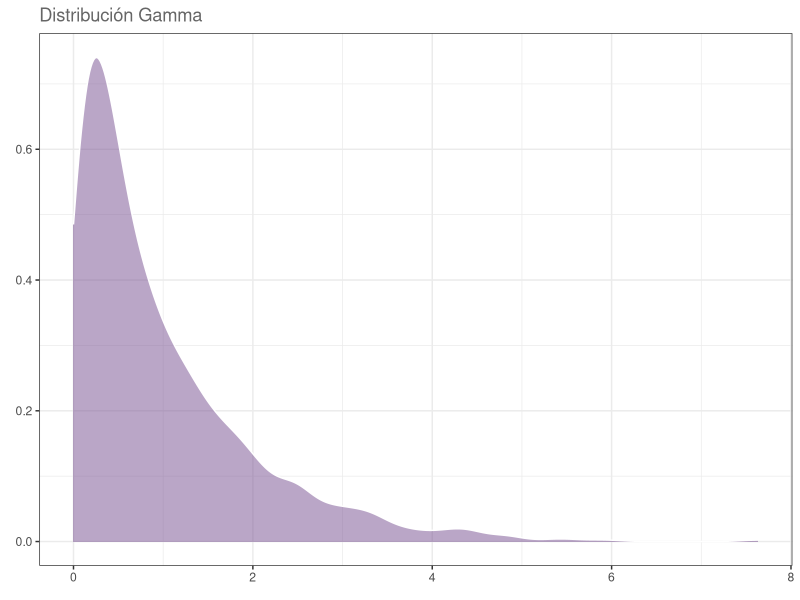
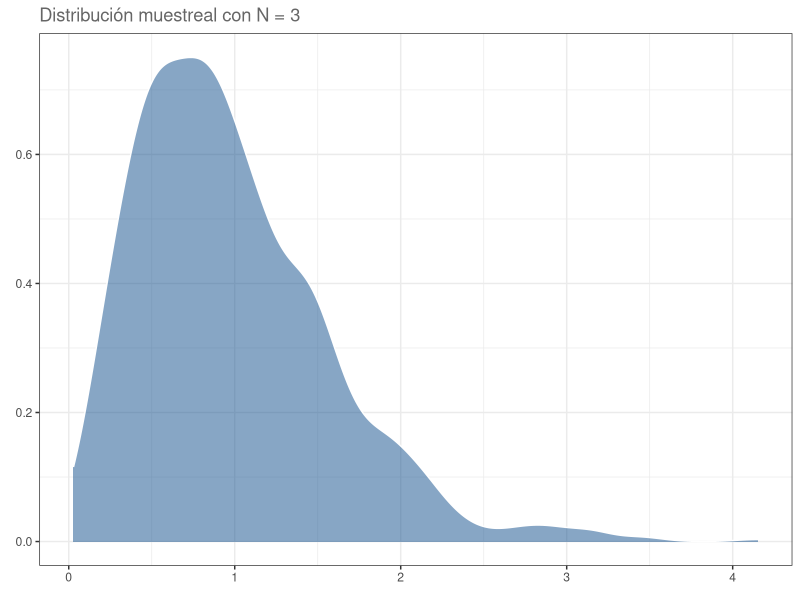
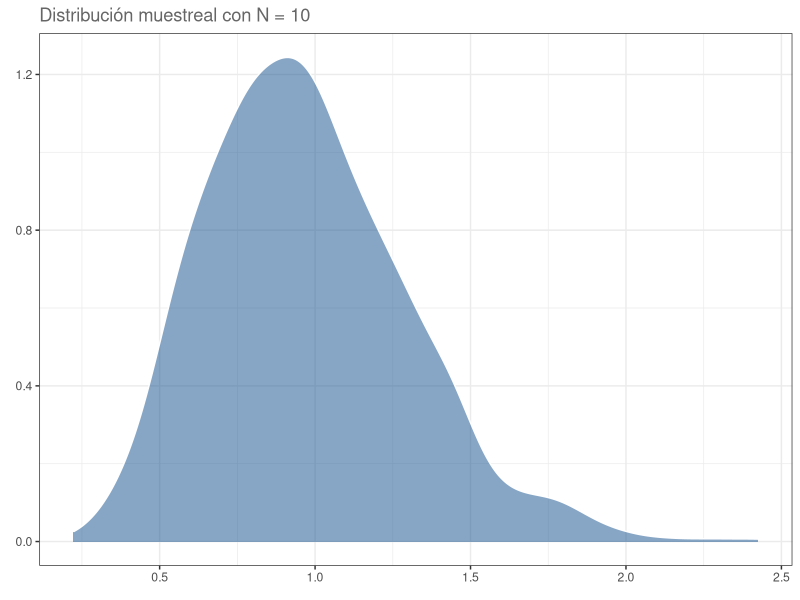
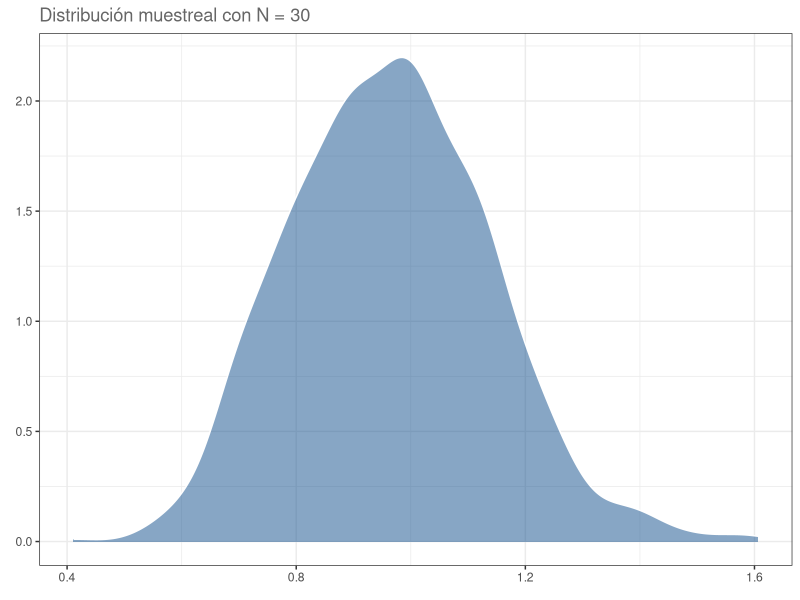
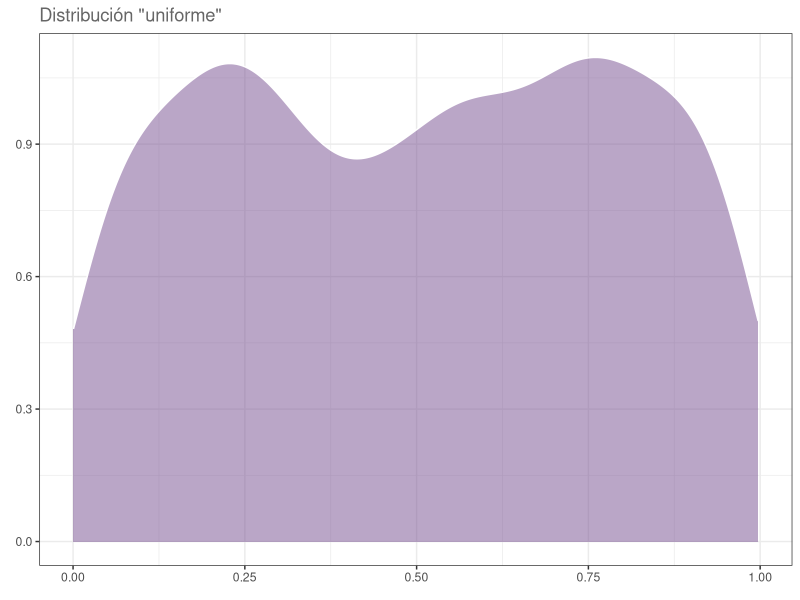
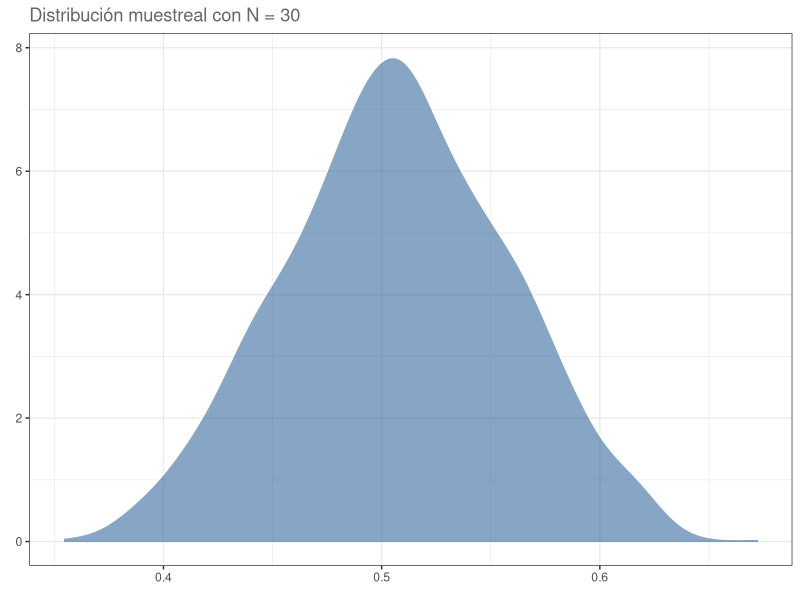
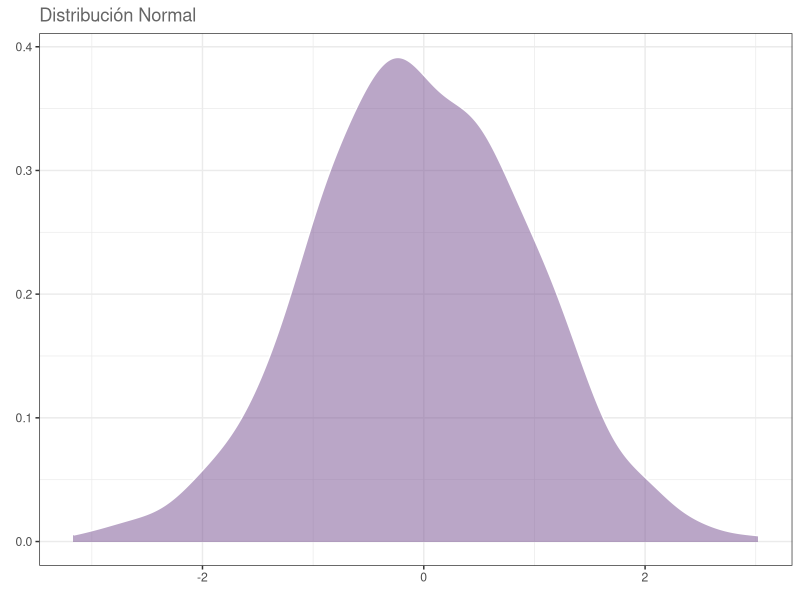
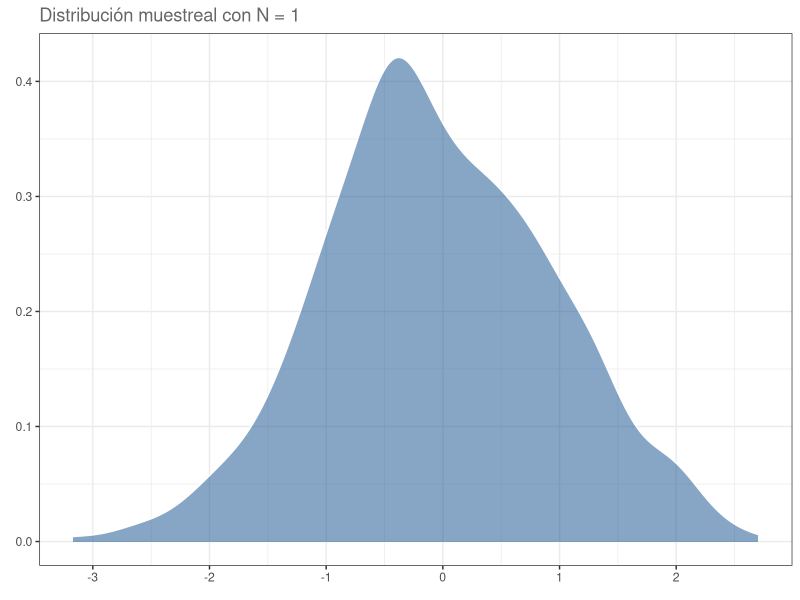

These figures' R source, in order: (Note: this script raises an error after producing the figures.)
## ---- chunk 1
knitr::opts_chunk$set(R.options = list(width = 80))
## ---- chunk 2
library(ggplot2)
library(corrplot)
library(gridExtra)
library(rstatix)
library(dplyr)
library(ggpubr)
## ---- chunk 3
set.seed(0)
datos <- data.frame(x = 1:1000, y = rgamma(1000, 1))
gamma <- ggplot(data = datos, aes(y)) + 
         geom_density(fill = rgb(118,78,144,
                                 maxColorValue = 255),
                      alpha = 0.5, colour = "white") +
         theme_bw() +
         labs(title = "Distribución Gamma",
              x = element_blank(),
              y = element_blank()) +
         theme(text = element_text(colour = "gray40"))

#cairo_pdf("gamma.pdf", family = "Montserrat",
#          height = 5, width = 5*1.6, pointsize = 20)
gamma
#dev.off()
## ---- chunk 4
N = 3
medias <- data.frame(x = 1:1000,
                     y = replicate(1000,
                                   mean(sample(datos$y, N))))


dist_n3 <- ggplot(data = medias, aes(y)) +
           geom_density(fill = "dodgerblue4",
                        alpha = 0.5, colour = "white") +
           theme_bw() +
           labs(title = sprintf("Distribución muestreal con N = %d", N),
                x = element_blank(),
                y = element_blank()) +
           theme(text = element_text(colour = "gray40"))

#cairo_pdf("n_3.pdf", family = "Montserrat",
#          height = 5, width = 5*1.6, pointsize = 20)
dist_n3
#dev.off()
## ---- chunk 5
N = 10
medias <- data.frame(x = 1:1000,
                     y = replicate(1000,
                                   mean(sample(datos$y, N))))

dist_n10 <- ggplot(data = medias, aes(y)) +
            geom_density(fill = "dodgerblue4",
                         alpha = 0.5, colour = "white") +
            theme_bw() +
            labs(title = sprintf("Distribución muestreal con N = %d",
                                 N),
                 x = element_blank(),
                 y = element_blank()) +
            theme(text = element_text(colour = "gray40"))

#cairo_pdf("n_10.pdf", family = "Montserrat",
#          height = 5, width = 5*1.6, pointsize = 20)
dist_n10
#dev.off()
## ---- chunk 6
N = 30
medias <- data.frame(x = 1:1000,
                     y = replicate(1000, mean(sample(datos$y, N))))


dist_n30 <- ggplot(data = medias, aes(y)) +
            geom_density(fill = "dodgerblue4",
                         alpha = 0.5, colour = "white") +
            theme_bw() +
            labs(title = sprintf("Distribución muestreal con N = %d",
                                 N),
                 x = element_blank(),
                 y = element_blank()) +
            theme(text = element_text(colour = "gray40"))

#cairo_pdf("n_30.pdf", family = "Montserrat",
#           height = 5, width = 5*1.6, pointsize = 20)
dist_n30
#dev.off()
## ---- chunk 7
N = 30
datos <- data.frame(x = 1:1000, y = runif(1000))
unif <- ggplot(data = datos, aes(y)) + 
        geom_density(fill = rgb(118,78,144,
                                maxColorValue = 255),
                     alpha = 0.5, colour = "white") +
        theme_bw() +
        labs(title = "Distribución \"uniforme\"",
             x = element_blank(),
             y = element_blank()) +
        theme(text = element_text(colour = "gray40"))

#cairo_pdf("unif.pdf", family = "Montserrat",
#           height = 5, width = 5*1.6, pointsize = 20)
unif
#dev.off()
## ---- chunk 8
medias <- data.frame(x = 1:1000,
                     y = replicate(1000,
                                   mean(sample(datos$y, N))))

dist_n30 <- ggplot(data = medias, aes(y)) +
            geom_density(fill = "dodgerblue4",
                         alpha = 0.5,
                         colour = "white") +
            theme_bw() +
            labs(title = sprintf("Distribución muestreal con N = %d",
                                 N),
                 x = element_blank(),
                 y = element_blank()) +
            theme(text = element_text(colour = "gray40"))

#cairo_pdf("n_30u.pdf", family = "Montserrat",
#          height = 5, width = 5*1.6, pointsize = 20)
dist_n30
#dev.off()
## ---- chunk 9
N = 1
datos <- data.frame(x = 1:1000, y = rnorm(1000))
norm <- ggplot(data = datos, aes(y)) + 
        geom_density(fill = rgb(118,78,144,
                                maxColorValue = 255),
                     alpha = 0.5,
                     colour = "white") +
        theme_bw() +
        labs(title = "Distribución Normal",
             x = element_blank(),
             y = element_blank()) +
        theme(text = element_text(colour = "gray40"))

#cairo_pdf("norm.pdf", family = "Montserrat",
#          height = 5, width = 5*1.6, pointsize = 20)
norm
#dev.off()
## ---- chunk 10
medias <- data.frame(x = 1:1000,
                     y = replicate(1000,
                                   mean(sample(datos$y, N))))

dist_n1 <- ggplot(data = medias, aes(y)) +
           geom_density(fill = "dodgerblue4",
                        alpha = 0.5, colour = "white") +
           theme_bw() +
           labs(title = sprintf("Distribución muestreal con N = %d",
                                N),
                x = element_blank(),
                y = element_blank()) +
           theme(text = element_text(colour = "gray40"))

#cairo_pdf("n_1.pdf", family = "Montserrat",
#          height = 5, width = 5*1.6, pointsize = 20)
dist_n1
#dev.off()
## ---- chunk 11
sexos <- c(machos = 142, hembras = 190)
sex_chi <- chisq.test(sexos)
sex_chi
## ---- chunk 12
#rmarkdown::paged_table(sex_chi)
## ---- chunk 13
chi_data <- data.frame(x = rchisq(1000, 1))

chisq_plot <- ggplot(data = chi_data, aes(x)) +
              geom_density(fill = rgb(118,78,144,
                                      maxColorValue = 255),
                           alpha = 0.5, colour = "white") +
              geom_vline(xintercept = sex_chi$statistic,
                         color = "firebrick") +
              annotate(geom = "text",
                       x = sex_chi$statistic+1.1, y = 1,
                       label = sprintf("X^2 = %.2f",
                                       round(sex_chi$statistic, 2))) +
              theme_bw() +
              labs(title = sprintf("Distribución X^2 teórica (g.l = %d)",
                                   sex_chi$parameter),
                   x = element_blank(),
                   y = element_blank()) +
             theme(text = element_text(colour = "gray40"))
#cairo_pdf("chi_plot.pdf", family = "Montserrat",
#           height = 5, width = 5*1.6, pointsize = 20)
chisq_plot
#dev.off()
## ---- chunk 14
chisq.test(sexos, p = c(0.4, 0.6))
## ---- chunk 15
vacunas <- data.frame(no_vacuna = c(23, 8, 61),
                      vacuna = c(5, 10, 77),
                      row.names = c("neumococo", "otra_neumonia",
                                    "sin_neumonia"))
vacunas
## ---- chunk 16
vacs <- chisq.test(vacunas)
vacs
## ---- chunk 17
vacs$residuals
## ---- chunk 18
contrib <- 100*((vacs$residuals^2)/vacs$statistic)
contrib
## ---- chunk 19
corrplot::corrplot(contrib, is.corr = F)
## ---- chunk 20
dc <- openxlsx::read.xlsx("data/datos_t.xlsx", sheet = 1)
dc
## ---- chunk 21
set.seed(0)
norm_plot <- ggplot(data = dc, aes(DC)) +
             geom_density(fill = rgb(118,78,144,
                                     maxColorValue = 255),
                          colour = "white", alpha = 0.5) +
             stat_function(fun = dnorm, n = 100,
                           args = list(mean = mean(dc$DC),
                                       sd = sd(dc$DC))) +
             # Límites expandidos para visualizar el
             # kde normal "completo".
             # El kde observado se encuentra extendido más allá
             # de los límites de los datos:
             xlim(c(40, 65)) + 
             theme_bw() +
             labs(title = "Gráfico de densidad de DC vs. normal teórica",
                  x = element_blank(),
                  y = element_blank()) +
             theme(text = element_text(colour = "gray40"))

#cairo_pdf("norm_plot.pdf", height = 5, width = 5*1.6, pointsize = 20)
norm_plot
#dev.off()
## ---- chunk 22
shapiro.test(dc$DC)
## ---- chunk 23
means <- NA
sds <- NA

for (i in 1:1000) {
  norm_data <- rnorm(10)
  means[i] <- mean(norm_data)
  sds[i] <- sd(norm_data)
}

mean_sd <- data.frame(mean = means, sd = sds)

prop_2 <- ggplot(data = mean_sd, aes(x = mean, y = sd)) +
          geom_point(color = "dodgerblue4", size = 2, alpha = 0.5) +
          theme_bw() +
          labs(title = 
                 "Segunda Propiedad Conocida de la Distribución Normal",
               subtitle = "1000 muestreos de una población normal",
               x = "Media",
               y = "Desviación Estándar") +
          theme(text = element_text(colour = "gray40"))
#cairo_pdf("prop_2.pdf", family = "Montserrat",
#          height = 5, width = 5*1.6, pointsize = 20)
prop_2
#dev.off()
## ---- chunk 24
means <- NA
sds <- NA

for (i in 1:1000) {
  gamma_data <- rgamma(10, shape = 1)
  means[i] <- mean(gamma_data)
  sds[i] <- sd(gamma_data)
}

mean_sd <- data.frame(mean = means, sd = sds)

prop_g <- ggplot(data = mean_sd, aes(x = mean, y = sd)) +
          geom_point(color = "dodgerblue4", size = 2, alpha = 0.5) +
          theme_bw() +
          labs(title =
                 "Segunda Propiedad Conocida de la Distribución Normal",
               subtitle = "1000 muestreos de una población gamma",
               x = "Media",
               y = "Desviación Estándar") +
          theme(text = element_text(colour = "gray40"))

#cairo_pdf("prop_g.pdf", family = "Montserrat",
#           height = 5, width = 5*1.6, pointsize = 20)
prop_g
#dev.off()
## ---- chunk 25
ks.test(dc$DC, "pnorm")
## ---- chunk 26
# Generamos una cdf normal teórica:
cdf <- data.frame(norm = rnorm(1000,
                               mean = mean(dc$DC), sd = sd(dc$DC)))
# Graficamos una vs. la otra:
cdfplot <- ggplot(data = dc, aes(DC)) +
           stat_ecdf(geom = "step",
                     colour = rgb(118,78,144,
                                  maxColorValue = 255),
                     alpha = 1) +
           stat_ecdf(data = cdf, aes(norm),
                     geom = "line", colour = "black") +
           theme_bw() +
           labs(title = "Densidades acum. empírica y teórica para DC",
                x = element_blank(),
                y = element_blank())

#cairo_pdf("cdf.pdf", family = "Montserrat",
#          height = 5, width = 5*1.6, pointsize = 20)
cdfplot
#dev.off()
## ---- chunk 27
anov_sim <- data.frame(grupo = as.factor(c(rep("A", 1000),
                                           rep("B", 1000))),
                       y = c(rnorm(1000, mean = 10, sd = 1),
                             rnorm(1000, mean = 20, sd = 1)))

dentro_plot <- ggplot(data = anov_sim,
                      aes(y, fill = grupo, alpha = 0.5)) +
               geom_density(trim = T, show.legend = F,
                            colour = "white") +
               theme_minimal() +
               labs(title = "Varianza dentro de los grupos",
                    x = element_blank(),
                    y = element_blank()) +
               scale_y_continuous(labels = NULL) +
               xlim(c(5, 25))
dentro_plot
## ---- chunk 28
anov_sim$tot <- rnorm(200, mean = 15, sd = sd(anov_sim$y))
entre_plot <- ggplot(data = anov_sim, aes(tot)) + 
              geom_density(fill = "dodgerblue4",
                           alpha = 0.5, colour = "white") +
              theme_minimal() +
              labs(title = "Varianza entre los grupos",
                   x = element_blank(),
                   y = element_blank()) +
              scale_y_continuous(labels = NULL) +
              xlim(c(5, 25))
entre_plot
## ---- chunk 29
#cairo_pdf("anova_plot.pdf", family = "Montserrat",
#           height = 5, width = 5*1.6, pointsize = 20)
gridExtra::grid.arrange(entre_plot, dentro_plot)
#dev.off()
## ---- chunk 30
anov_sim2 <- data.frame(grupo = as.factor(c(rep("A", 1000),
                                            rep("B", 1000))),
                        y = c(rnorm(1000, mean = 10, sd = 1),
                              rnorm(1000, mean = 11, sd = 1)))
anov_sim2$tot <- rnorm(2000, mean(10.5), sd(anov_sim2$y))
dentro_plot2 <- ggplot(data = anov_sim2,
                       aes(y, fill = grupo, alpha = 0.5)) +
               geom_density(trim = T, show.legend = F,
                            colour = "white") +
               theme_minimal() +
               labs(title = "Varianza dentro de los grupos",
                    x = element_blank(),
                    y = element_blank()) +
               scale_y_continuous(labels = NULL) +
               xlim(c(5, 15))
entre_plot2 <- ggplot(data = anov_sim2, aes(tot)) + 
              geom_density(fill = "dodgerblue4",
                           alpha = 0.5, colour = "white") +
              theme_minimal() +
              labs(title = "Varianza entre los grupos",
                   x = element_blank(),
                   y = element_blank()) +
              scale_y_continuous(labels = NULL) +
              xlim(c(5, 15))
#cairo_pdf("anova_plot2.pdf", family = "Montserrat",
#           height = 5, width = 5*1.6, pointsize = 20)
gridExtra::grid.arrange(entre_plot2, dentro_plot2)
#dev.off()
## ---- chunk 31
bartlett.test(y~grupo, data = anov_sim)
## ---- chunk 32
car::leveneTest(y~grupo, data = anov_sim)
## ---- chunk 33
df <- read.table("data/Datos1.csv", header = F, skip = 1, sep = ",")
colnames(df) <- c("Dieta", "Periodo", "Rep", "LT", "PT", "id")
df$Periodo <- factor(df$Periodo, levels = c("I", "M", "F"))
head(df)
## ---- chunk 34
#Normalidad
## Data.frame a llenar
norm <- data.frame(grupo = NA, W = NA, p = NA)

## Niveles a probar:
lvls <- levels(df$Periodo)

for (i in seq_along(lvls)) {
  temp <- shapiro.test(df$PT[df$Periodo == lvls[i]])
  norm[i,] <- c(lvls[i], temp$statistic, temp$p.value)
}
norm
## ---- chunk 35
ggplot(data = df, aes(x = Periodo, y = PT, fill = Periodo)) +
  geom_violin(alpha = 0.5, show.legend = F) +
  labs(title = "Distribución de PT en los tres momentos de medición",
       x = element_blank(),
       y = element_blank()) +
  theme_bw()
## ---- chunk 36
car::leveneTest(PT~Periodo, data = df)
## ---- chunk 37
una_via <- aov(PT~Periodo, data = df)
summary(una_via)
## ---- chunk 38
TukeyHSD(una_via)
## ---- chunk 39
#Normalidad
df$Dieta <- factor(df$Dieta, levels = c("A", "B", "C"))
## Data.frame a llenar
norm <- data.frame(grupo = NA, W = NA, p = NA)

## Niveles a probar:
lvls <- levels(df$Dieta)

for (i in seq_along(lvls)) {
  temp <- shapiro.test(df$PT[df$Dieta == lvls[i]])
  norm[i,] <- c(lvls[i], temp$statistic, temp$p.value)
}
norm
## ---- chunk 40
car::leveneTest(PT~Dieta, data = df)
## ---- chunk 41
dos_vias <- aov(PT~Dieta+Periodo, data = df)
summary(dos_vias)
## ---- chunk 42
TukeyHSD(dos_vias)
## ---- chunk 43
ggplot(data = df, aes(x = Dieta, y = PT, fill = Periodo)) +
  geom_violin(alpha = 0.5, show.legend = T) +
  labs(title = "Distribución de PT en los tres momentos de medición",
       x = element_blank(),
       y = element_blank()) +
  theme_bw()
## ---- chunk 44
df$Rep <- factor(df$Rep, levels = c("A", "B"))
## ---- chunk 45
## Data.frame a llenar
norm <- data.frame(grupo = NA, W = NA, p = NA)

## Niveles a probar:
lvls <- levels(df$Rep)

for (i in seq_along(lvls)) {
  temp <- shapiro.test(df$PT[df$Rep == lvls[i]])
  norm[i,] <- c(lvls[i], temp$statistic, temp$p.value)
}
norm
## ---- chunk 46
car::leveneTest(PT~Rep, data = df)
## ---- chunk 47
fact <- aov(PT~Dieta*Periodo*Rep, data = df)
summary(fact)
## ---- chunk 48
TukeyHSD(fact)$"Periodo:Rep"
## ---- chunk 49
data("selfesteem", package = "datarium")
head(selfesteem)
## ---- chunk 50
estima <- reshape2::melt(selfesteem, # Datos a modificar
                         # Identificador para cada individuo
                         id.vars = "id",
                         # Variables en columnas
                         measure.vars = c("t1", "t2", "t3"),
                         # Nombre de la nueva variable de agrupamiento
                         variable.name = "tiempo",
                         # Nombre de la nueva variable medida
                         value.name = "estima")
head(estima)
## ---- chunk 51
# Toma el data.frame, agrúpalo por tiempo y para cada nivel
# aplica la función shapiro_test a la columna estima:
estima %>% group_by(tiempo) %>% shapiro_test(estima)
## ---- chunk 52
anova_rep1 <- rstatix::anova_test(data = estima,
                                  dv = estima, wid = id,
                                  within = tiempo)
get_anova_table(anova_rep1)
## ---- chunk 53
pwt <- pairwise_t_test(data = estima,
                       estima~tiempo, paired = T,
                       p.adjust.method = "bonferroni")
pwt
## ---- chunk 54
data("selfesteem2", package = "datarium")
estima2 <- reshape2::melt(selfesteem2, # Datos a modificar
                         # Identificadores para cada individuo
                         id.vars = c("id", "treatment"),
                         # Variables en columnas
                         measure.vars = c("t1", "t2", "t3"),
                         # Nombre de la nueva variable de agrupamiento
                         variable.name = "tiempo",
                         # Nombre de la nueva variable medida
                         value.name = "estima")
head(estima2)
## ---- chunk 55
estima2 %>% group_by(treatment, tiempo) %>% shapiro_test(estima)
## ---- chunk 56
ggpubr::ggqqplot(estima2, "estima", ggtheme = theme_bw()) + facet_grid(tiempo~treatment, labeller = "label_both")
## ---- chunk 57
anova_rep2 <- anova_test(data = estima2,
                         dv = estima, wid = id,
                         within = c(treatment, tiempo))
get_anova_table(anova_rep2)
## ---- chunk 58
anova_rep2_post1 <- estima2 %>%
                    # Agrupa la base por cada nivel de tiempo
                    group_by(tiempo) %>%
                    # ANOVA de medidas repetidas para cada nivel
                    anova_test(dv = estima, wid = id, 
                               within = treatment) %>%
                    # Extrae los resultados
                    get_anova_table() %>% 
                    # Ajusta los valores de p
                    adjust_pvalue(method = "bonferroni")

anova_rep2_post1
## ---- chunk 59
pwt_2 <- estima2 %>%
         group_by(tiempo) %>%
         pairwise_t_test(estima~treatment, paired = T,
                         p.adjust.method = "bonferroni")
pwt_2
